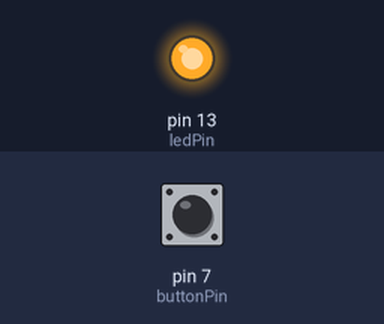
The sketch below on a simulated Arduino Uno, built with avr-gcc and run on an emulated ATmega328P. Shown: output pins drawn as LEDs (lit = HIGH). Dashed ring = blinking. The inputs (shaded band) are chosen by the test bench; at power-on: pin 7 (buttonPin) LOW.

Above: at 0.6 s.
At 1.2 s:
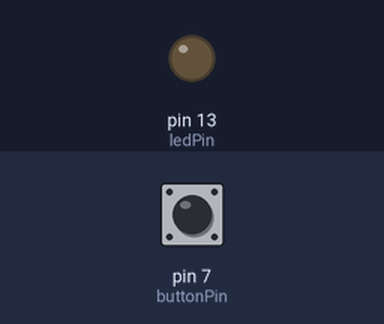
1.3 s: pin 7 (buttonPin) pulled HIGH for 0.15 s
At 1.45 s:
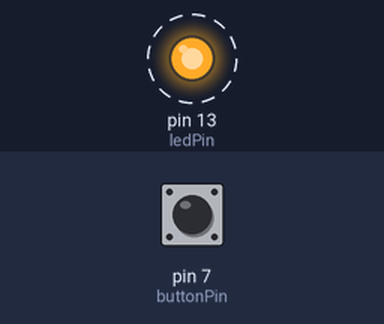
Timing chart, 0 to 10.3 s (numbered marks = the images above; inputs shaded):
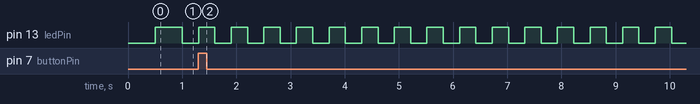

Measured:
- after the input at 1.3 s, pin 13 (ledPin): alternates HIGH for 0.30 s and LOW for 0.30 s, starting at once

The sketch:

pt-test.ino
```cpp
#include <pt.h>
/*
 * author aliseylaneh@gmail.com
 */
static struct pt pt1,pt2;
const int buttonPin=7,ledPin=13;
const int speedList[4]={500,300,100,50};
int counter=0;
static int ledBlink(struct pt *pt)
{
  static unsigned long lastTimeBlink = 0;
  PT_BEGIN(pt);
  while(1) {
    lastTimeBlink = millis();
    PT_WAIT_UNTIL(pt, millis() - lastTimeBlink > speedList[counter]);
    digitalWrite(ledPin,HIGH);
    lastTimeBlink = millis();
    PT_WAIT_UNTIL(pt, millis() - lastTimeBlink > speedList[counter]);
    digitalWrite(ledPin,LOW);
  }
  PT_END(pt);
}
static int buttonClick(struct pt *pt)
{
  PT_BEGIN(pt);
  while(1){
     PT_WAIT_UNTIL(pt, digitalRead(buttonPin) == HIGH);
     if(counter==3)
      counter=0;
     else
      counter++;
     PT_WAIT_UNTIL(pt, digitalRead(buttonPin) == LOW);

  PT_END(pt);
 }
}
void setup() {
  pinMode(buttonPin,INPUT);
  pinMode(ledPin,OUTPUT);
  PT_INIT(&pt2);
  PT_INIT(&pt1);
}
void loop() {
  ledBlink(&pt1);
  buttonClick(&pt2);
}
```
